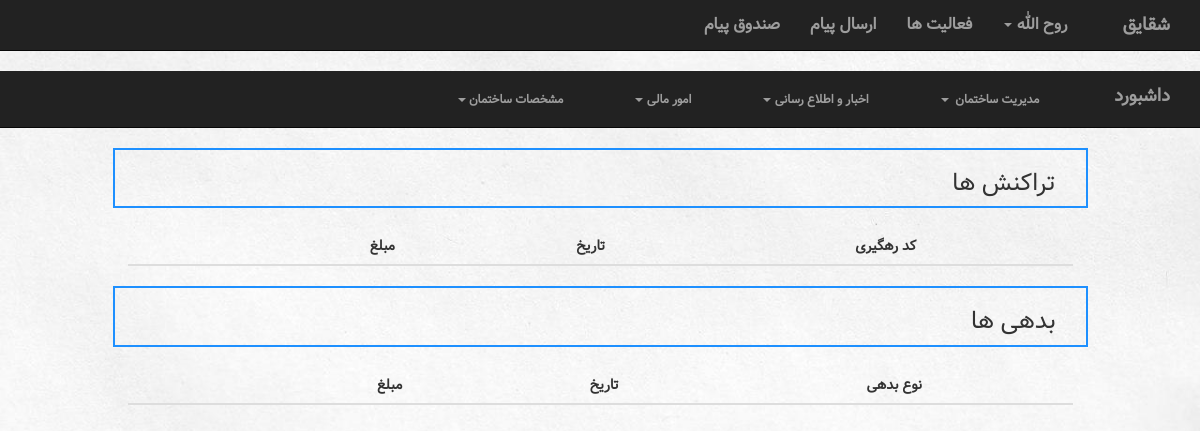
/building/2/transaction/ (signed in), run on an earlier commit of the app's database.
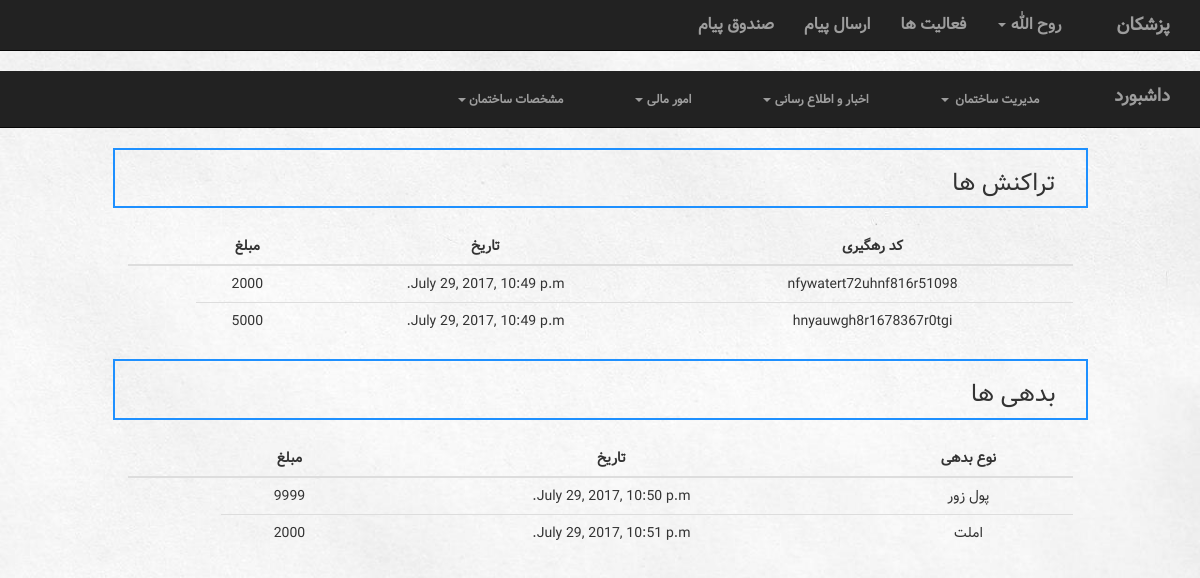
And on a later commit of the database.
### building/models.py (models this page shows, shortened)
class Building(models.Model):
    manager = models.ForeignKey(Account, on_delete=models.CASCADE)
    name = models.CharField(max_length=100)
    Address = models.CharField(max_length=300)
    info = models.TextField()

class Transaction(models.Model):
    account = models.ForeignKey(Account, on_delete=models.CASCADE)
    trackingCode = models.CharField(max_length=200)
    amount = models.IntegerField()
    date = models.DateTimeField(auto_now_add=True)

class Debt(models.Model):
    account = models.ForeignKey(Account, on_delete=models.CASCADE)
    amount = models.IntegerField()
    type = models.CharField(max_length=100)
    date = models.DateTimeField(auto_now=True)

### building/views.py (the view)
# urls.py: url(r'^(?P<building_id>[0-9]+)/transaction/$', views.transaction, name="transaction"),
def transaction(request, building_id):
    context = {'all_transaction': Transaction.objects.filter(account=Account.objects.get(user=request.user)),
               'all_debt': Debt.objects.filter(account=Account.objects.get(user=request.user)),
               'Listname': 'تراکنش ها',
               'Listname2': 'بدهی ها',
               'title1': 'مبلغ',
               'title2': 'تاریخ',
               'title3': 'کد رهگیری',
               'title4': 'نوع بدهی',
               'building': Building.objects.get(pk=building_id),
               'accountType': Account.objects.get(user=request.user).type
               }
    return render(request, 'building/transaction.html', context)

### building/templates/building/transaction.html (shortened to what this page needs)
{% extends 'building/UserNavBar.html' %}
{% load staticfiles %}
{% block navbar %}{% if accountType == 1 %} {% include 'building/managerNavBar.html' %} {% else %} {% include 'building/neighborNavBar.html' %}  {% endif %}{% endblock %}
{% block body %}
 <div class="col-sm-12">
        <div class="listContainer col-sm-10 col-lg-offset-1">
            <div class="listTitle pull-right col-sm-12">
                <h3> {{ Listname }} </h3>
            </div>
        </div>
        <div class="col-sm-10 col-lg-offset-1">
            <br>
            <table class="table table-hover">
                <thead>
                    <tr>
                        <th>{{ title3 }}</th>
                        <th>{{ title2 }}</th>
                        <th>{{ title1 }}</th>
                        <th></th>
                        <th></th>
                    </tr>
                </thead>
                <tbody>
                {% for t in all_transaction %}
                    <tr>
                        <td>{{ t.trackingCode }}</td>
                        <td>{{ t.date }}</td>
                        <td>{{ t.amount }}</td>
                    </tr>
                {% endfor %}
                </tbody>
            </table>
        </div>
    </div>
    <br>
    <div class="col-sm-12">
        <div class="listContainer col-sm-10 col-lg-offset-1">
            <div class="listTitle pull-right col-sm-12">
                <h3> {{ Listname2 }} </h3>
            </div>
        </div>
        <div class="col-sm-10 col-lg-offset-1">
            <br>
            <table class="table table-hover">
                <thead>
                    <tr>
                        <th>{{ title4 }}</th>
                        <th>{{ title2 }}</th>
                        <th>{{ title1 }}</th>
                        <th></th>
                        <th></th>
                    </tr>
                </thead>
                <tbody>
                {% for d in all_debt %}
                    <tr>
                        <td>{{ d.type}}</td>
                        <td>{{ d.date }}</td>
                        <td>{{ d.amount }}</td>
                    </tr>
                {% endfor %}
                </tbody>
            </table>
        </div>
    </div>
{% endblock %}

### building/templates/building/UserNavBar.html (shortened to what this page needs)
<!DOCTYPE html>
<html lang="en">
<head>
    <link rel="stylesheet" href="https://maxcdn.bootstrapcdn.com/bootstrap/3.3.7/css/bootstrap.min.css">
</head>
{% load staticfiles %}
<link rel="stylesheet" href="{% static 'building/BuildingNavBarStyle.css' %}">
<link rel="stylesheet" href="{% static 'building/BuildingListStyle.css' %}">
<link rel="stylesheet" href="{% static 'building/ModalStyle.css' %}">
<link rel="stylesheet" href="{% static 'building/TableStyle.css' %}">
<body>
<nav class="navbar navbar-inverse navbar-fixed-top" style="position: inherit">
      <div class="container-fluid" >
            <div class="navbar-header pull-right">
              <a class="navbar-brand active" href="{% url 'building:building' %}">{% if building %} {{ building.name}} {% else %} لیست ساختمان ها {% endif %} </a>
            </div>
            <div class="collapse navbar-collapse" id="topNavBar">
                  <ul class="nav navbar-nav pull-right">
                      <li><a href="{% url 'building:inbox' %}">صندوق پیام</a></li>
                      <li><a href="{% url 'building:activities' %}">ارسال پیام</a></li>
                      <li><a href="{% url 'building:activities' %}">فعالیت ها <span class="sr-only">(current)</span></a></li>
                      <li class="dropdown">
                          <a href="#" class="dropdown-toggle" data-toggle="dropdown" role="button" aria-haspopup="true" aria-expanded="false">{{ request.user.first_name }} <span class="caret"></span></a>
                      </li>
                  </ul>
            </div>
      </div>
</nav>
{% block navbar %}
{% endblock %}
{% block body %}
{% endblock %}
</body>
</html>

### building/templates/building/managerNavBar.html (shortened to what this page needs)
{% load staticfiles %}
<link rel="stylesheet" href="{% static 'building/BuildingNavBarStyle.css' %}">
<nav class="navbar navbar-inverse navbar-fixed-top" style="position: inherit">
  <div class="container-fluid" >
    <div class="navbar-header pull-right">
      <a class="navbar-brand active" href="{% url 'building:showdash'  building.pk  %}">داشبورد</a>
    </div>
    <div class="collapse navbar-collapse" id="topNavBar">
      <ul class="nav navbar-nav pull-right">
          <li class="dropdown-header">
              <a href="#" class="dropdown-toggle" data-toggle="dropdown" role="button" aria-haspopup="true" aria-expanded="false">مشخصات ساختمان&nbsp;<span class="caret"></span></a>
          </li>
          <li class="dropdown-header">
              <a href="#" class="dropdown-toggle" data-toggle="dropdown" role="button" aria-haspopup="true" aria-expanded="false">امور مالی&nbsp;<span class="caret"></span></a>
          </li>
          <li class="dropdown-header">
              <a href="#" class="dropdown-toggle" data-toggle="dropdown" role="button" aria-haspopup="true" aria-expanded="false">اخبار و اطلاع رسانی&nbsp;<span class="caret"></span></a>
          </li>
          <li class="dropdown-header">
              <a href="#" class="dropdown-toggle" data-toggle="dropdown" role="button" aria-haspopup="true" aria-expanded="false">مدیریت ساختمان&nbsp; <span class="caret"></span></a>
          </li>
      </ul>
    </div>
  </div>
</nav>

### building/static/building/BuildingNavBarStyle.css (style rules this page uses)
nav { font-family: SamSamFont; font-weight: bolder; font-size: medium; }
ul { list-style: none; }
body { direction: rtl; text-align: center; background-image: url("../images/Background.jpg"); background-size: cover; }

### building/static/building/BuildingListStyle.css (style rules this page uses)
a { color: white; }
body { font-family: SamSamFont; }

### building/static/building/TableStyle.css (style rules this page uses)
.table>thead>tr>th { text-align: center; }
.listTitle { text-align: right; }
.listContainer { border: 2px solid dodgerblue; }

What changed in the data, as far as the page shows it:
changed Building: name "شقایق" → "پزشکان"
added Transaction: trackingCode "nfywatert72uhnf816r51098", date "July 29, 2017, 10:49 p.m.", amount "2000"
added Transaction: trackingCode "hnyauwgh8r1678367r0tgi", date "July 29, 2017, 10:49 p.m.", amount "5000"
added Debt: type "پول زور", date "July 29, 2017, 10:50 p.m.", amount "9999"
added Debt: type "املت", date "July 29, 2017, 10:51 p.m.", amount "2000"
